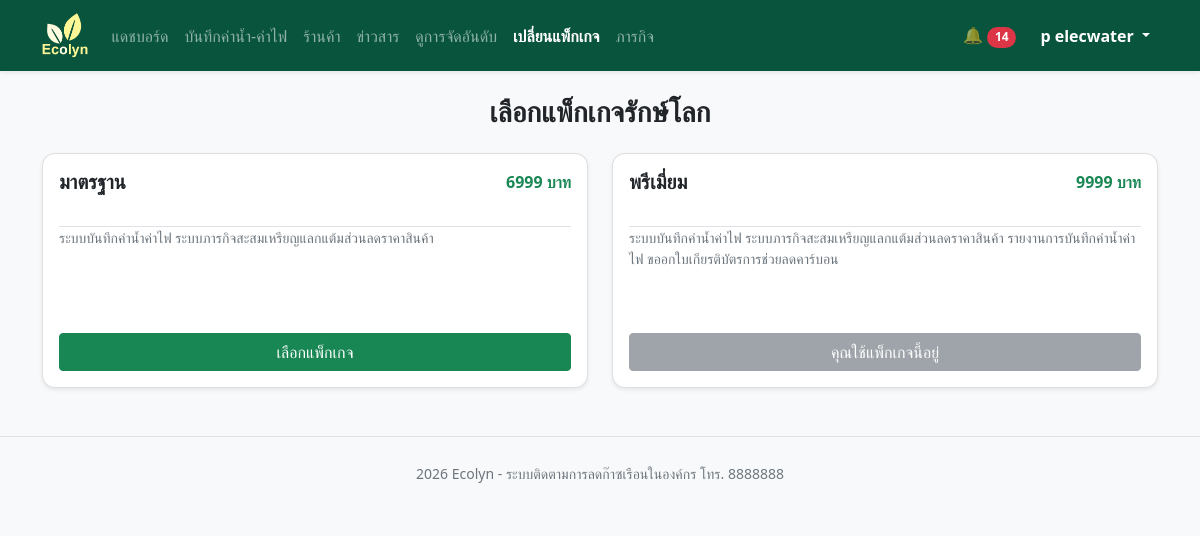
The app's page /pack.php (signed in) with its own data.
### tables this page shows
CREATE TABLE `company` (
  `id` int(11) NOT NULL,
  `role_id` int(11) NOT NULL DEFAULT 2,
  `email` varchar(255) NOT NULL,
  `pass` varchar(255) NOT NULL,
  `name` varchar(255) NOT NULL,
  `tel` varchar(13) NOT NULL,
  `status` enum('Y','N') NOT NULL DEFAULT 'Y',
  `create_at` datetime NOT NULL DEFAULT current_timestamp()
);

CREATE TABLE `pack` (
  `id` int(11) NOT NULL,
  `name` varchar(255) NOT NULL,
  `price` int(11) NOT NULL,
  `detail` text NOT NULL
);

### pack.php (the view, shortened to what this page needs)
<?php
include 'config.php';
$cid = (int)$_SESSION['company_id'];
$now = mysqli_fetch_assoc(mysqli_query($conn, "select * from members where company_id=$cid and status_mem='Y' and (end_mem is null or end_mem >= curdate()) order by id desc limit 1"));
$now_id = $now['pack_id'] ?? 0;
if($now && $now['newpack_id']){
    $wait_id = $now['newpack_id'];
}else{
    $wait = mysqli_fetch_assoc(mysqli_query($conn, "select * from members where company_id=$cid and status_mem='N' limit 1"));
    $wait_id = $wait['pack_id'] ?? 0;
}
$pack_result = mysqli_query($conn, "select * from pack order by id asc");
?>
<!DOCTYPE html>
<html lang="th">
<head>
</head>
<body class="bg-light">
    <?php include 'navbar.php'; ?>
    <div class="container">
        <h3 class="fw-bold mt-3 text-center">เลือกแพ็กเกจรักษ์โลก</h3>
        <div class="row">
            <?php while($p = mysqli_fetch_assoc($pack_result)): ?>
                <div class="col-md-6 mt-3">
                    <div class="card card-white shadow-sm p-3 h-100 ">
                        <div class="d-flex justify-content-between">
                            <h5 class="fw-bold"><?= $p['name'] ?></h5>
                            <p class="text-success fw-bold"><?= $p['price'] ?> บาท</p>
                        </div>
                        <div class="mt-3 border-top">
                            <p class="text-muted small"><?= $p['detail'] ?></p>
                        </div>
                        <div class="mt-auto pt-5">
                            <?php if($p['id'] == $now_id): ?>
                                <button class="btn btn-secondary w-100" disabled>คุณใช้แพ็กเกจนี้อยู่</button>
                            <?php elseif($p['id'] == $wait_id): ?>
                                <button class="btn btn-warning w-100" disabled>รอแอดมินอนุมัติ</button>
                            <?php else: ?>
                                <form method="post">
                                    <button class="btn btn-success w-100">เลือกแพ็กเกจ</button>
                                </form>
                            <?php endif; ?>
                        </div>
                    </div>
                </div>
            <?php endwhile; ?>
        </div>
    </div>
<?php include 'footer.php'; ?>
</body>
</html>

### navbar.php (shortened to what this page needs)
<?php
include 'config.php';
$in_admin = strpos($_SERVER['PHP_SELF'], '/admin/') !== false;
$base = $in_admin ? '../' : '';
$admin = $in_admin ? '' : 'admin/';
$page = basename($_SERVER['PHP_SELF']);
$cid = $_SESSION['company_id'] ?? 0;
$company = null;
$pack_name = '';
$unread = 0;
if($cid){
    $company = mysqli_fetch_assoc(mysqli_query($conn, "select * from company where id=$cid"));
    $pack = mysqli_fetch_assoc(mysqli_query($conn, "select * from members join pack on pack.id = members.pack_id where members.company_id=$cid and members.status_mem='Y' and (members.end_mem is null or members.end_mem >= curdate()) order by members.id desc limit 1"));
    if($pack) $pack_name = $pack['name'];
    $unread = mysqli_num_rows(mysqli_query($conn, "select * from noti where recip_id=$cid and is_read=0"));
}
$is_admin = ($company['role_id'] ?? 0) == 1;
if($pack_name == ''){
    $menu = [
        'index.php'=>'หน้าหลัก',
        'product.php'=>'ร้านค้า',
        'news.php'=>'ข่าวสาร',
        'rank.php'=>'ดูการจัดอันดับ',
        'pack.php'=>'สมัครแพ็กเกจ'
        ];
}else{
    $menu = [
        'dashboard.php'=>'แดชบอร์ด',
        'utility.php'=>'บันทึกค่าน้ำ-ค่าไฟ',
        'product.php'=>'ร้านค้า',
        'news.php'=>'ข่าวสาร',
        'rank.php'=>'ดูการจัดอันดับ',
        'pack.php'=>'เปลี่ยนแพ็กเกจ'
    ];
    if(stripos($pack_name, 'premium') !== false || strpos($pack_name, 'พรีเมี่ยม') !== false){
    $menu['mission.php'] = 'ภารกิจ';
}
}
$admin_menu = [
    'dashboard.php'=>'แดชบอร์ด',
    'mission_review.php'=>'ตรวจหลักฐานภารกิจ',
    'utility_review.php'=>'ตรวจหลักฐานบันทึกค่าน้ำ-ไฟ',
    'pack_review.php'=>'อนุมัติแพ็คเกจ',
    'certificate_review.php'=>'อนุมัติใบรับรอง'
    ];
$manage_menu = [
    'product_edit.php'=>'จัดการสินค้า',
    'product_order.php'=>'จัดการคำสั่งซื้อ',
    'mission_edit.php'=>'จัดการภารกิจ',
    'news_edit.php'=>'จัดการข่าวสาร',
    'user_edit.php'=>'จัดการสมาชิก',
    'pack_edit.php'=>'จัดการแพ็คเกจ',
    '-1'   => '',
    'setting.php'=>'ตั้งค่าระบบ'
    ];
?>
<link rel="stylesheet" href="<?= $base ?>css/bootstrap.min.css">
<nav class="navbar navbar-expand-lg navbar-dark mb-4 shadow-sm bg-green">
    <div class="container">
        <a href="<?= $base ?>index.php" class="navbar-brand">
            <img src="<?= $base ?>img/Logo.png" style="height:45px;">
        </a>
        <div class="collapse navbar-collapse bg" id="navMenu">
            <ul class="navbar-nav me-auto">
                <?php if($is_admin): ?>
                    <?php foreach($admin_menu as $file => $label): ?>
                        <li class="nav-item">
                            <a class="nav-link <?= $page == $file ? 'active fw-bold' : '' ?>" href="<?= $admin . $file ?>"><?= $label ?></a>
                        </li>
                    <?php endforeach; ?>
                    <li class="nav-item dropdown">
                        <a href="#" class="nav-link dropdown-toggle" data-bs-toggle="dropdown">เมนูจัดการระบบ</a>
                        <ul class="dropdown-menu">
                            <?php foreach($manage_menu as $file => $label): ?>
                                <?php if($label): ?>
                                    <li><a class="dropdown-item" href="<?= $admin . $file ?>"><?= $label ?></a></li>
                                <?php else: ?>
                                    <li><hr class="dropdown-divider"></li>
                                <?php endif; ?>
                            <?php endforeach; ?>
                        </ul>
                    </li>
                <?php elseif($company): ?>
                    <?php foreach($menu as $file => $label): ?>
                        <li class="nav-item">
                            <a class="nav-link <?= $page == $file ? 'active fw-bold' : '' ?>" href="<?= $base . $file ?>"><?= $label ?></a>
                        </li>
                    <?php endforeach; ?>
                <?php endif; ?>
            </ul>
            <ul class="navbar-nav align-items-center">
                <?php if($company): ?>
                    <li class="nav-item me-2">
                        <a class="nav-link" href="<?= $base ?>noti.php">
                            🔔 <?php if($unread > 0): ?><span class="badge bg-danger rounded-pill"><?= $unread ?></span><?php endif; ?>
                        </a>
                    </li>
                    <li class="nav-item dropdown">
                        <a class="nav-link dropdown-toggle text-white fw-bold" href="#" data-bs-toggle="dropdown">
                            <?= $company['name'] ?>
                        </a>
                    </li>
                <?php endif; ?>
            </ul>
        </div>
    </div>
</nav>

### navbar.php (style rules this page uses)
.bg-green { background-color: #08543c; }
.card-white { border-radius: 13px; }

### records on screen
company: name "p elecwater"
pack: name "มาตรฐาน", price "6999", detail "ระบบบันทึกค่าน้ำค่าไฟ ระบบภารกิจสะสมเหรียญแลกแต้มส่วนลดราคาสินค้า"
pack: name "พรีเมี่ยม", price "9999", detail "ระบบบันทึกค่าน้ำค่าไฟ ระบบภารกิจสะสมเหรียญแลกแต้มส่วนลดราคาสินค้า รายงานการบันทึกค่าน้ำค่าไฟ ขออกใบเกียรติบัตรการช่วยลดคาร์บอน", shows "คุณใช้แพ็กเกจนี้อยู่"

### other values on screen
$label "แดชบอร์ด"
$label "บันทึกค่าน้ำ-ค่าไฟ"
$label "ร้านค้า"
$label "ข่าวสาร"
$label "ดูการจัดอันดับ"
$label "เปลี่ยนแพ็กเกจ"
$label "ภารกิจ"
$unread "14"
